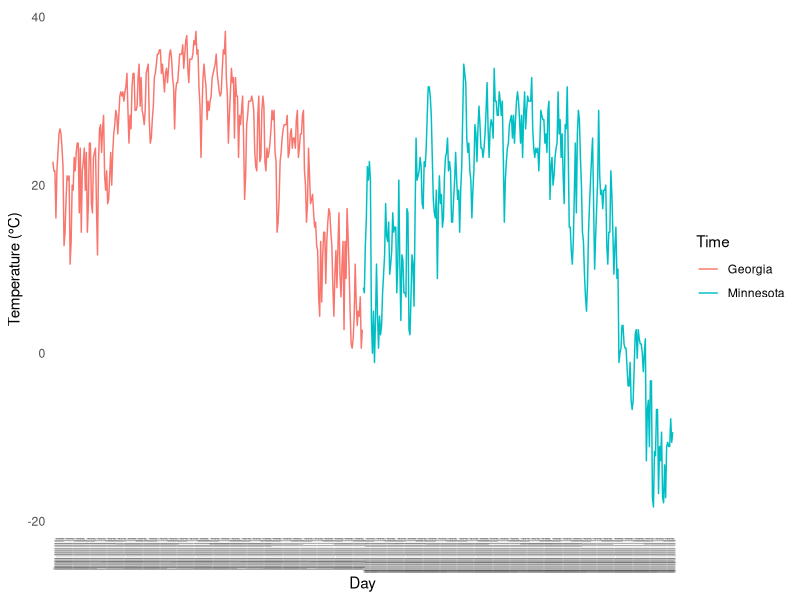
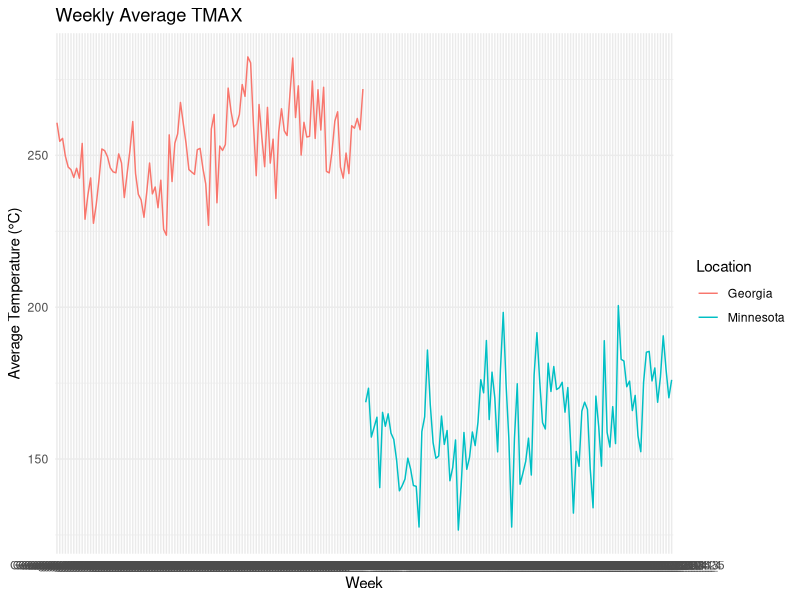

Write R code to recreate these figures, in order. (Note: this script raises an error after producing the figures.)
#' Population simulation of wild vs domesticated sunflower plants with different levels of secondary metabolite expression
#' Sarah Elizabeth Stockman
#' April 2025
#' v3
#' 
# Load libraries --------------------------------------------------------------
library(data.table) # data manipulation
library(tidyverse)
library(ggplot2) # plotting
library(parallel)  # parallelization

# Load custom functions --------------------------------------------------------
# source("functions.R") # Load helper functions

# Set seed for reproducibility -----------------------------------------------
set.seed(123)

# Define parameters -----------------------------------------------------------
years <- 2 # Number of years to simulate

# number of plots of populations
plots <- 10

# initial populations of wild and domesticated plants
initial_wild <- 10
initial_domesticated <- 10

# number of plants per plot

# selection proportion
selection_proportion <- 0.2
n_selected <- ceiling(plots * selection_proportion)

# data storage ----------------------------------------------------------------
# data structure for storing yield and trait expression
wild_population <- data.table(
  year = integer(),
  plot = integer(),
  n_survived = integer(),
  trait_mean = numeric(),
   trait_sd = numeric(),
  yield = numeric()
)
domesticated_population <- data.table(
  year = integer(),
  plot = integer(),
  n_survived = integer(),
  trait_mean = numeric(),
   trait_sd = numeric(),
  yield = numeric()
)
pest_pressure_data <- data.table(
  year = integer(),
  day = integer(),
  pressure = numeric()
)

# climate data ----------------------------------------------------------------
# georgia_climate <- rbind(read.csv("climate_data/Georgia_clean_90_00.csv"),
#                          read.csv("climate_data/Georgia_clean_14_24.csv"))
# minnesota_climate <- rbind(read.csv("climate_data/Minnesota_clean_90_00.csv"),
#                            read.csv("climate_data/Minnesota_clean_14_24.csv"))

georgia_climate_p1 <- read.csv("climate_data/Georgia_clean_90_00.csv")
georgia_climate_p2 <- read.csv("climate_data/Georgia_clean_14_24.csv")
minnesota_climate_p1 <- read.csv("climate_data/Minnesota_clean_90_00.csv")
minnesota_climate_p2 <- read.csv("climate_data/Minnesota_clean_14_24.csv")

georgia_climate <- rbind(georgia_climate_p1,georgia_climate_p2)%>%
  mutate(Location = "Georgia")
minnesota_climate <- rbind(minnesota_climate_p1, minnesota_climate_p2) %>%
  mutate(Location = "Minnesota")


climate_data <- rbind(georgia_climate,minnesota_climate) %>%
  mutate(Year = ifelse(Year < 50, Year + 2000, Year + 1900))  %>%
  
  mutate(Date = as.Date(paste(Year, Month, Day, sep = "-"), format = "%Y-%m-%d"))%>%
  mutate(ID = paste(Location, Date, sep = "_"))  %>%
 filter(Month %in% 03:12)  # Filter for growing season (April to October)



# climate_data <- data.table(
#   study_period = 'A',
#   year = rep(1:years, each = 150),
#   day = rep(1:150, times = years),
#   temperature = rnorm(years * 150, mean = 20, sd = 5), # Random temperature data
#   rainfall = rnorm(years * 150, mean = 100, sd = 20) # Random rainfall data
# )
# # unique ID for each study period, year & day
# climate_data[, ID := paste(study_period, year, day, sep = "_")]
# 
# # Plot temperature by ID
# ggplot(climate_data, aes(x = ID, y = temperature, group = year, color = as.factor(year))) +
#   geom_line() +
#   geom_vline(
#     xintercept = cumsum(rep(150, years))[-length(cumsum(rep(150, years)))], # Add vertical lines at year boundaries
#     linetype = "dashed", color = "black", alpha = 0.5
#   ) +
#   labs(
#     title = "Temperature by Day",
#     x = "Day",
#     y = "Temperature (°C)",
#     color = "Year"
#   )+
#   theme_minimal() +
#   theme(
#     axis.text.x = element_blank(),
#     panel.grid.major = element_blank(),  # Removes grid lines
#     panel.grid.minor = element_blank()
#     # axis.ticks.x = element_blank(),
#     # panel.grid.major.x = element_blank(),  # Removes major vertical grid lines
#     # panel.grid.major.y = element_blank()   # Removes major horizontal grid lines
#   )
  

# Plot temperature by ID
ggplot(climate_data[climate_data$Year==2000,], aes(x = ID, y = TMAX/10, group = Location, color = as.factor(Location))) +
  geom_line() +
  # geom_smooth()
  # geom_vline(
  #   xintercept = cumsum(rep(150, years))[-length(cumsum(rep(150, years)))], # Add vertical lines at year boundaries
  #   linetype = "dashed", color = "black", alpha = 0.5
  # ) +
  labs(
    # title = "Temperature by Day",
    x = "Day",
    y = "Temperature (°C)",
    color = "Time"
  )+
  theme_minimal() +
  theme(
    # axis.text.x = element_blank(),
    axis.text.x = element_text(angle = 90, hjust = 1, size = 2),  # Rotate x-axis text by 45 degrees
    
    panel.grid.major = element_blank(),  # Removes grid lines
    panel.grid.minor = element_blank()
    # axis.ticks.x = element_blank(),
    # panel.grid.major.x = element_blank(),  # Removes major vertical grid lines
    # panel.grid.major.y = element_blank()   # Removes major horizontal grid lines
  )


# Group data by 7-day intervals and calculate the average TMAX
climate_data_weekly <- climate_data %>%
  group_by(Location, Year) %>%  # Group by Year, Location, and Week
  mutate(Week = ceiling(Day / 7)) %>%  # Create a Week column (1 = days 1-7, 2 = days 8-14, etc.)
  mutate(Loc_Year_Wk = paste(Location, Year, Week, sep = '_')) %>%
  ungroup()  %>%
  group_by(Location, Year, Week, Loc_Year_Wk)  %>%
  summarize(Avg_TMAX = mean(TMAX, na.rm = TRUE))  # Calculate average TMAX for each week

# Plot the smoothed line
ggplot(climate_data_weekly, aes(x = Loc_Year_Wk, y = Avg_TMAX, group = Location, color = Location)) +
  geom_line() +
  labs(
    title = "Weekly Average TMAX",
    x = "Week",
    y = "Average Temperature (°C)",
    color = "Location"
  ) +
  theme_minimal()



# plot temperature & precipitation across    
plot(climate_data$day[climate_data$year==2], climate_data$temperature[climate_data$year==2], type = "l", col = "#d09220", lwd = 2,
     xlab = "Days", ylab = "Temperature (Cº)",
     main = "Temperature Across Study Period")
# TODO: add precip & add all study years

# plot precipitation across    
plot(climate_data$day[climate_data$year==2], climate_data$rainfall[climate_data$year==2], type = "l", col = "darkblue", lwd = 2,
     xlab = "Days", ylab = "Precipitation (mm)",
     main = "Precipitation Across Study Period")
# TODO: accumulation




# pest pressure ---------------------------------------------------------------
# aphid_pest_pressure <- function(temp, Tmin = 5, Tmax = 35, a = 0.0002) {
#   # Brière-based growth rate
#   growth_rate <- ifelse(
#     temp > Tmin & temp < Tmax,
#     a * temp * (temp - Tmin) * sqrt(Tmax - temp),
#     0
#   )
#   # Normalize to 0–1 scale for pest pressure
#   pressure <- growth_rate / max(growth_rate, na.rm = TRUE)
#   return(pressure)
# }


# pest pressure ---------------------------------------------------------------
aphid_pest_pressure <- function(temp, Tmin = 5, Tmax = 35, a = 0.0002) {
  # Brière-based growth rate
  aphid_growth_rate <- ifelse(
    temp > Tmin & temp < Tmax,
    a * temp * (temp - Tmin) * sqrt(Tmax - temp),
    0
  )
  # Normalize to 0–1 scale for pest pressure
  pressure <- 1 - (aphid_growth_rate / max(aphid_growth_rate, na.rm = TRUE))
                  return(pressure)
}


# pest pressure loop
for (year in 1:years) {
#   initialize population
    # trait_expression

    for (day in 1:150) { # for each day in growing season
    # pest pressure
    pest_pressure<- aphid_pest_pressure(climate_data[year == year & day == day, temperature])
    # store pest pressure
    pest_pressure_data <- rbind(pest_pressure_data, data.table(year = year, day = day, pressure = pest_pressure))
    }
    # # plot pest pressure over time
plot(pest_pressure_data$day[pest_pressure_data$year==2], pest_pressure_data$pressure[pest_pressure_data$year==2], type = "l", col = "#d09220", lwd = 2,
     xlab = "Days", ylab = "Pest Pressure (0–1)",
     main = "Aphid Pest Pressure Across Study Period")

}




# initialize populations




for (year in 1:years) {
#   initialize population

  for (plot in 1:plots) { # for each plot population
    
    # trait_expression

    for (day in 1:150) { # for each day in growing season
    # pest pressure
    pest_pressure <- aphid_pest_pressure(climate_data[year == year & day == day, temperature])
    # store pest pressure
    # pest_pressure_data <- rbind(pest_pressure_data, data.table(year = year, day = day, pressure = pest_pressure))
    
    
    # growth: base growth rate, temperture,

    # death related to intrinisic propbability of death 

    }
    # plot yield

  }
  # Select top plots based on yield value
  selected_plots <- sort(plot_yield, decreasing = TRUE)[1:n_selected]

  # new plots inherit average of selected plots trait + some random variation
  wild_new_population <- rnorm(wild_n_individuals, 
                               mean = mean(wild_selected_plots_trait), 
                               sd = sd(wild_selected_plots_trait) * 0.1)
  wild_new_population <- pmax(0, pmin(1, wild_new_population)) # Ensure values within [0, 1]
  domesticated_new_population <- rnorm(domesticated_n_individuals, 
                                       mean = mean(domesticated_selected_plots_trait), 
                                       sd = sd(domesticated_selected_plots_trait) * 0.1)
  domesticated_new_population <- pmax(0, pmin(1, domesticated_new_population)) # Ensure values within [0, 1]
}

# Plot ------------------------------------------------------------------------


